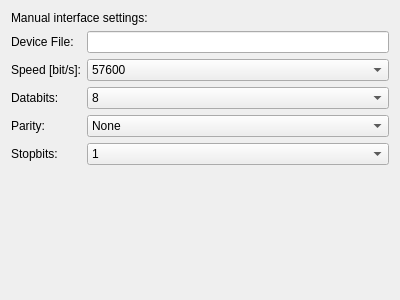
<?xml version="1.0" encoding="UTF-8"?>
<ui version="4.0">
 <class>genericserialwidget</class>
 <widget class="QWidget" name="genericserialwidget">
  <property name="geometry">
   <rect>
    <x>0</x>
    <y>0</y>
    <width>400</width>
    <height>300</height>
   </rect>
  </property>
  <property name="windowTitle">
   <string>Form</string>
  </property>
  <layout class="QGridLayout" name="gridLayout">
   <item row="0" column="0" colspan="2">
    <widget class="QLabel" name="label_2">
     <property name="text">
      <string>Manual interface settings:</string>
     </property>
    </widget>
   </item>
   <item row="1" column="0">
    <widget class="QLabel" name="label">
     <property name="text">
      <string>Device File:</string>
     </property>
    </widget>
   </item>
   <item row="1" column="1">
    <widget class="QLineEdit" name="lineEdit"/>
   </item>
   <item row="2" column="0">
    <widget class="QLabel" name="speedLabel">
     <property name="text">
      <string>Speed [bit/s]:</string>
     </property>
    </widget>
   </item>
   <item row="2" column="1">
    <widget class="QComboBox" name="comboBox">
     <property name="currentIndex">
      <number>3</number>
     </property>
     <item>
      <property name="text">
       <string>9600</string>
      </property>
     </item>
     <item>
      <property name="text">
       <string>14400</string>
      </property>
     </item>
     <item>
      <property name="text">
       <string>28800</string>
      </property>
     </item>
     <item>
      <property name="text">
       <string>57600</string>
      </property>
     </item>
     <item>
      <property name="text">
       <string>115200</string>
      </property>
     </item>
    </widget>
   </item>
   <item row="3" column="0">
    <widget class="QLabel" name="databitsLabel">
     <property name="text">
      <string>Databits:</string>
     </property>
    </widget>
   </item>
   <item row="3" column="1">
    <widget class="QComboBox" name="comboBox_2">
     <property name="currentIndex">
      <number>2</number>
     </property>
     <item>
      <property name="text">
       <string>6</string>
      </property>
     </item>
     <item>
      <property name="text">
       <string>7</string>
      </property>
     </item>
     <item>
      <property name="text">
       <string>8</string>
      </property>
     </item>
    </widget>
   </item>
   <item row="4" column="0">
    <widget class="QLabel" name="parityLabel">
     <property name="text">
      <string>Parity:</string>
     </property>
    </widget>
   </item>
   <item row="4" column="1">
    <widget class="QComboBox" name="comboBox_3">
     <item>
      <property name="text">
       <string>None</string>
      </property>
     </item>
     <item>
      <property name="text">
       <string>Odd</string>
      </property>
     </item>
     <item>
      <property name="text">
       <string>Even</string>
      </property>
     </item>
    </widget>
   </item>
   <item row="5" column="0">
    <widget class="QLabel" name="stopbitsLabel">
     <property name="text">
      <string>Stopbits:</string>
     </property>
    </widget>
   </item>
   <item row="5" column="1">
    <widget class="QComboBox" name="comboBox_4">
     <item>
      <property name="text">
       <string>1</string>
      </property>
     </item>
     <item>
      <property name="text">
       <string>1.5</string>
      </property>
     </item>
     <item>
      <property name="text">
       <string>2</string>
      </property>
     </item>
    </widget>
   </item>
   <item row="6" column="1">
    <spacer name="verticalSpacer">
     <property name="orientation">
      <enum>Qt::Vertical</enum>
     </property>
     <property name="sizeHint" stdset="0">
      <size>
       <width>20</width>
       <height>95</height>
      </size>
     </property>
    </spacer>
   </item>
  </layout>
 </widget>
 <resources/>
 <connections/>
</ui>
